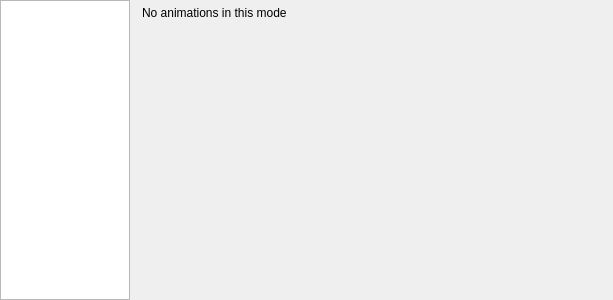
<?xml version="1.0" encoding="UTF-8"?>
<ui version="4.0">
 <class>KbAnimWidget</class>
 <widget class="QWidget" name="KbAnimWidget">
  <property name="geometry">
   <rect>
    <x>0</x>
    <y>0</y>
    <width>613</width>
    <height>300</height>
   </rect>
  </property>
  <property name="windowTitle">
   <string>Form</string>
  </property>
  <layout class="QGridLayout" name="gridLayout">
   <property name="leftMargin">
    <number>0</number>
   </property>
   <property name="topMargin">
    <number>0</number>
   </property>
   <property name="rightMargin">
    <number>0</number>
   </property>
   <property name="bottomMargin">
    <number>0</number>
   </property>
   <item row="0" column="2" rowspan="2">
    <widget class="QStackedWidget" name="selectionStack">
     <widget class="QWidget" name="noSelPage">
      <layout class="QGridLayout" name="gridLayout_2">
       <property name="leftMargin">
        <number>6</number>
       </property>
       <property name="topMargin">
        <number>6</number>
       </property>
       <property name="rightMargin">
        <number>6</number>
       </property>
       <property name="bottomMargin">
        <number>6</number>
       </property>
       <item row="0" column="0">
        <widget class="QLabel" name="noAnimLabel">
         <property name="text">
          <string>No animations in this mode</string>
         </property>
        </widget>
       </item>
       <item row="1" column="0">
        <spacer name="verticalSpacer">
         <property name="orientation">
          <enum>Qt::Vertical</enum>
         </property>
         <property name="sizeHint" stdset="0">
          <size>
           <width>20</width>
           <height>40</height>
          </size>
         </property>
        </spacer>
       </item>
      </layout>
     </widget>
     <widget class="QWidget" name="animPage">
      <layout class="QVBoxLayout" name="verticalLayout">
       <property name="leftMargin">
        <number>6</number>
       </property>
       <property name="topMargin">
        <number>0</number>
       </property>
       <property name="rightMargin">
        <number>0</number>
       </property>
       <property name="bottomMargin">
        <number>0</number>
       </property>
       <item>
        <layout class="QHBoxLayout" name="horizontalLayout">
         <item>
          <widget class="QLabel" name="aNameLabel">
           <property name="font">
            <font>
             <weight>75</weight>
             <bold>true</bold>
            </font>
           </property>
           <property name="text">
            <string>Animation name</string>
           </property>
          </widget>
         </item>
         <item>
          <widget class="QLabel" name="aVerLabel">
           <property name="text">
            <string>v0.0</string>
           </property>
          </widget>
         </item>
         <item>
          <spacer name="horizontalSpacer">
           <property name="orientation">
            <enum>Qt::Horizontal</enum>
           </property>
           <property name="sizeHint" stdset="0">
            <size>
             <width>40</width>
             <height>20</height>
            </size>
           </property>
          </spacer>
         </item>
         <item>
          <widget class="QLabel" name="aCopyLabel">
           <property name="text">
            <string>Copyright ©</string>
           </property>
          </widget>
         </item>
        </layout>
       </item>
       <item>
        <spacer name="verticalSpacer_3">
         <property name="orientation">
          <enum>Qt::Vertical</enum>
         </property>
         <property name="sizeHint" stdset="0">
          <size>
           <width>20</width>
           <height>40</height>
          </size>
         </property>
        </spacer>
       </item>
       <item>
        <layout class="QGridLayout" name="gridLayout_3">
         <item row="0" column="3" colspan="2">
          <widget class="QLineEdit" name="nameBox">
           <property name="sizePolicy">
            <sizepolicy hsizetype="Fixed" vsizetype="Fixed">
             <horstretch>0</horstretch>
             <verstretch>0</verstretch>
            </sizepolicy>
           </property>
           <property name="minimumSize">
            <size>
             <width>150</width>
             <height>0</height>
            </size>
           </property>
           <property name="maximumSize">
            <size>
             <width>150</width>
             <height>16777215</height>
            </size>
           </property>
          </widget>
         </item>
         <item row="1" column="3">
          <widget class="QDoubleSpinBox" name="opacityBox">
           <property name="decimals">
            <number>1</number>
           </property>
           <property name="value">
            <double>100.000000000000000</double>
           </property>
          </widget>
         </item>
         <item row="2" column="3" colspan="2">
          <widget class="QComboBox" name="blendBox">
           <item>
            <property name="text">
             <string>Normal</string>
            </property>
           </item>
           <item>
            <property name="text">
             <string>Add</string>
            </property>
           </item>
           <item>
            <property name="text">
             <string>Subtract</string>
            </property>
           </item>
           <item>
            <property name="text">
             <string>Multiply</string>
            </property>
           </item>
           <item>
            <property name="text">
             <string>Divide</string>
            </property>
           </item>
          </widget>
         </item>
         <item row="2" column="1">
          <widget class="QLabel" name="label_6">
           <property name="text">
            <string>Blend mode:</string>
           </property>
          </widget>
         </item>
         <item row="0" column="0">
          <spacer name="horizontalSpacer_4">
           <property name="orientation">
            <enum>Qt::Horizontal</enum>
           </property>
           <property name="sizeType">
            <enum>QSizePolicy::Fixed</enum>
           </property>
           <property name="sizeHint" stdset="0">
            <size>
             <width>0</width>
             <height>0</height>
            </size>
           </property>
          </spacer>
         </item>
         <item row="0" column="2">
          <spacer name="horizontalSpacer_2">
           <property name="orientation">
            <enum>Qt::Horizontal</enum>
           </property>
           <property name="sizeType">
            <enum>QSizePolicy::Fixed</enum>
           </property>
           <property name="sizeHint" stdset="0">
            <size>
             <width>30</width>
             <height>20</height>
            </size>
           </property>
          </spacer>
         </item>
         <item row="1" column="1">
          <widget class="QLabel" name="label_5">
           <property name="text">
            <string>Opacity:</string>
           </property>
          </widget>
         </item>
         <item row="0" column="5">
          <spacer name="horizontalSpacer_3">
           <property name="orientation">
            <enum>Qt::Horizontal</enum>
           </property>
           <property name="sizeHint" stdset="0">
            <size>
             <width>40</width>
             <height>20</height>
            </size>
           </property>
          </spacer>
         </item>
         <item row="1" column="4">
          <widget class="QLabel" name="label_4">
           <property name="text">
            <string>%</string>
           </property>
          </widget>
         </item>
         <item row="0" column="1">
          <widget class="QLabel" name="label_7">
           <property name="text">
            <string>Name:</string>
           </property>
          </widget>
         </item>
         <item row="1" column="6">
          <widget class="QPushButton" name="keyButton">
           <property name="text">
            <string>Set keys</string>
           </property>
          </widget>
         </item>
         <item row="2" column="6">
          <widget class="QPushButton" name="deleteButton">
           <property name="text">
            <string>Delete animation</string>
           </property>
          </widget>
         </item>
        </layout>
       </item>
       <item>
        <spacer name="verticalSpacer_2">
         <property name="orientation">
          <enum>Qt::Vertical</enum>
         </property>
         <property name="sizeHint" stdset="0">
          <size>
           <width>20</width>
           <height>40</height>
          </size>
         </property>
        </spacer>
       </item>
       <item>
        <widget class="QLabel" name="label">
         <property name="font">
          <font>
           <pointsize>8</pointsize>
          </font>
         </property>
         <property name="text">
          <string>Tip: Drag+drop items to reorder. Right-click for menu.</string>
         </property>
        </widget>
       </item>
      </layout>
     </widget>
     <widget class="QWidget" name="aMissingPage">
      <layout class="QGridLayout" name="gridLayout_4">
       <item row="0" column="0">
        <widget class="QLabel" name="aMissingLabel">
         <property name="font">
          <font>
           <weight>75</weight>
           <bold>true</bold>
          </font>
         </property>
         <property name="text">
          <string>Mising animation</string>
         </property>
        </widget>
       </item>
      </layout>
     </widget>
    </widget>
   </item>
   <item row="0" column="0" rowspan="2">
    <widget class="QListWidget" name="animList">
     <property name="maximumSize">
      <size>
       <width>130</width>
       <height>16777215</height>
      </size>
     </property>
     <property name="contextMenuPolicy">
      <enum>Qt::CustomContextMenu</enum>
     </property>
     <property name="frameShadow">
      <enum>QFrame::Plain</enum>
     </property>
     <property name="dragDropMode">
      <enum>QAbstractItemView::InternalMove</enum>
     </property>
     <property name="movement">
      <enum>QListView::Snap</enum>
     </property>
    </widget>
   </item>
  </layout>
 </widget>
 <resources/>
 <connections/>
</ui>
